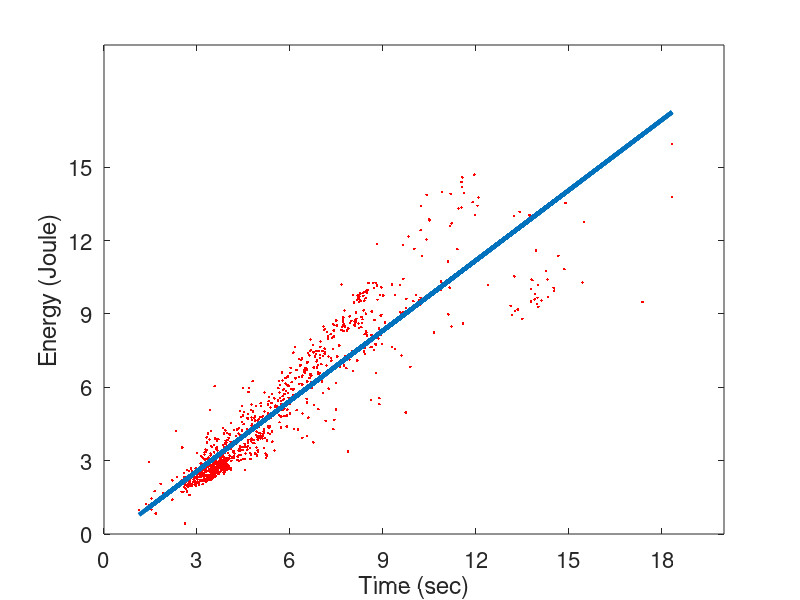

The MATLAB source for this figure:
close;
clear;
clc;
ftsz = 16;
%import the data
data =  importdata('data_to_build_energy_model.txt');

% extract time and energy columns 
time = data(:,2)/1000; %converting milseconds to seconds
energy = data(:,4);

% remove outliers
outliers =  abs( median( time ) - time ) > 3 * std(time) ;
time(outliers, :) = [] ; 
energy(outliers, :) = [] ; 
 outliers = energy <= 0.1
 time(outliers, :) = [] ; 
 energy(outliers, :) = [] ; 
  outliers = time < 1
  time(outliers, :) = [] ; 
energy(outliers, :) = [] ;


p = polyfit(time,energy,1)
a= p(1)
b=p(2)

% computing the mean square error to validate the results of regression 
simulated_energy=a*time+b;
err=sqrt(mean((energy-simulated_energy).^2))

% plot
figure('Position',[440 378 560 620/3]);
plot(time,energy,'r.')
hold on;
plot(time,simulated_energy,'Linewidth',3)
set(gca , 'FontSize', ftsz);
set(gca , 'xTick', 0:3:max(time));
set(gca , 'yTick', 0:3:max(energy));
xlabel('Time (sec)');
ylabel('Energy (Joule)')

